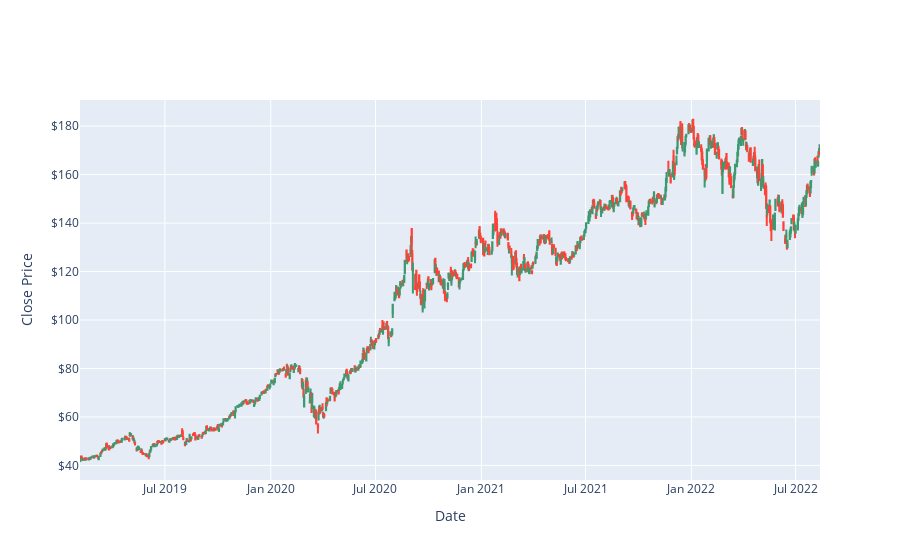

Notebook code cell kept with this figure:
### Code cell
stock_chart('AAPL',2019,2,2 , 'candlestick')

### Figure 1 — Plotly figure (JSON) as saved in the notebook; plotly's stock layout.template omitted (floating-point values rounded to 4 significant figures; data arrays with more than 128 entries replaced by an {"elided": "..."} marker saying what was removed)
{"data": [{"close": {"elided": "889 float values"}, "high": {"elided": "889 float values"}, "low": {"elided": "889 float values"}, "open": {"elided": "889 float values"}, "type": "candlestick", "x": {"elided": "889 str values"}}], "layout": {"xaxis": {"rangeslider": {"visible": false}, "title": {"text": "Date"}}, "yaxis": {"tickprefix": "$", "title": {"text": " Close Price"}}}}
